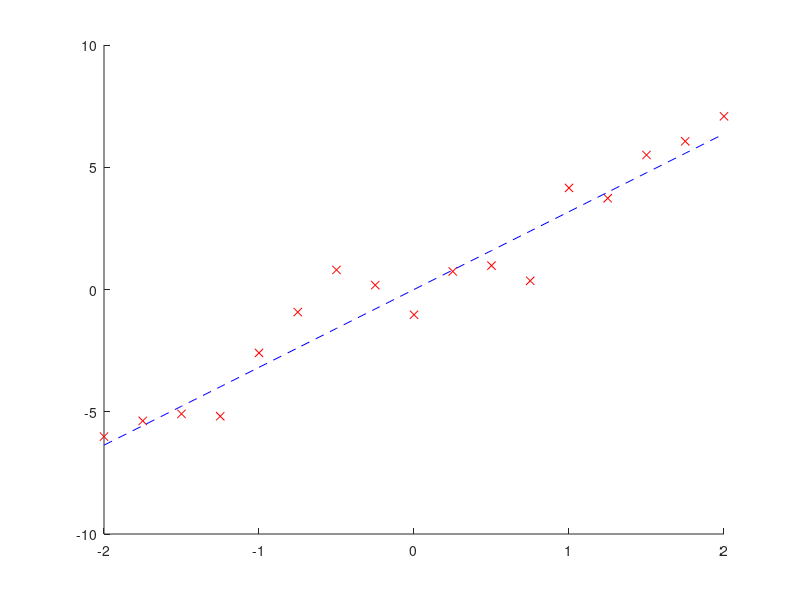

Source code (MATLAB):
clear all, close all, clc

x = 3;
a = [-2:0.25:2]';
b = a*x + 1*randn(size(a));
hold on, plot(a, b, 'rx');

%%
[U,S,V] = svd(a, 'econ');
xtilde = V*inv(S)*U'*b;
plot(a, xtilde*a, 'b--');

xtitle1 = V*inv(S)*U'*b
xtitle2 = pinv(a)*b
xtitle3 = regress(b, a)
xtitle4 = inv(a'*a)*a'*b